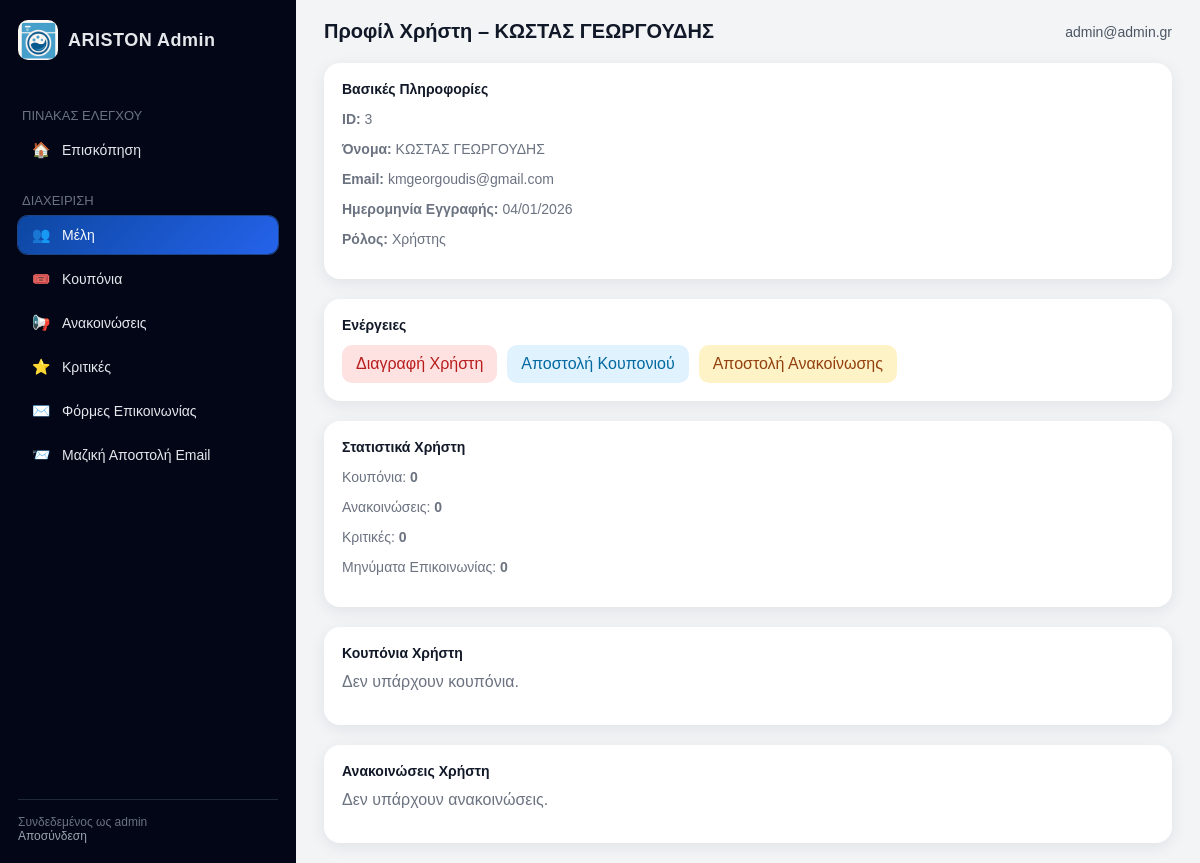
/admin/users/3 (signed in), run on the app's committed database.
### database.py (models this page shows)
class User(db.Model, UserMixin):
    id = db.Column(db.Integer, primary_key=True)
    fullname = db.Column(db.String(120), nullable=False)
    email = db.Column(db.String(120), unique=True, nullable=False)
    password = db.Column(db.String(200), nullable=False)
    created_at = db.Column(db.DateTime, default=datetime.utcnow)
    reset_code = db.Column(db.String(6), nullable=True)
    is_admin = db.Column(db.Boolean, default=False)
    name = db.Column(db.String(120))

### app.py (the view)
@app.route("/admin/users/<int:user_id>")
@login_required
def admin_user_profile(user_id):
    if not current_user.is_admin:
        return redirect("/")
    user = User.query.get(user_id)
    if not user:
        flash("Ο χρήστης δεν βρέθηκε.", "danger")
        return redirect("/admin/users")
    announcements = Announcement.query.filter(
        (Announcement.user_id == user.id) |
        (Announcement.user_id == None)
    ).order_by(Announcement.id.desc()).all()
    coupons = Coupon.query.filter_by(user_id=user.id).order_by(Coupon.id.desc()).all()
    return render_template(
        "admin/user_profile.html",
        user=user,
        announcements=announcements,
        coupons=coupons,
        active_page="users"
    )

### app.py (called while the page is built)
@login_manager.user_loader
def load_user(user_id):
    return User.query.get(int(user_id))

@app.context_processor
def inject_coming_soon_flag():
    return dict(show_coming_soon=True)

### templates/admin/user_profile.html (shortened to what this page needs)
{% extends "admin/layout.html" %}
{% set active_page = 'users' %}
{% block header_title %}
Προφίλ Χρήστη – {{ user.fullname or user.email }}
{% endblock %}
{% block content %}
<div class="admin-card" style="margin-bottom:20px;">
    <div class="admin-card-title">Βασικές Πληροφορίες</div>
    <div class="admin-card-text" style="margin-top:10px; font-size:14px;">
        <p><strong>ID:</strong> {{ user.id }}</p>
        <p><strong>Όνομα:</strong> {{ user.fullname or "-" }}</p>
        <p><strong>Email:</strong> {{ user.email }}</p>
        <p><strong>Ημερομηνία Εγγραφής:</strong>
            {{ user.created_at.strftime('%d/%m/%Y') if user.created_at else '-' }}
        </p>
        <p><strong>Ρόλος:</strong>
            {% if user.is_admin %}
                <span style="color:#0d47a1; font-weight:700;">Admin</span>
            {% else %}
                Χρήστης
            {% endif %}
        </p>
    </div>
</div>
<div class="admin-card" style="margin-bottom:20px;">
    <div class="admin-card-title">Ενέργειες</div>
    <div style="display:flex; gap:10px; margin-top:12px; flex-wrap:wrap;">
        <form action="/admin/users/{{ user.id }}/delete" method="POST"
              onsubmit="return confirm('Οριστική διαγραφή χρήστη;');">
            <button type="submit"
                style="padding:10px 14px; border:none; border-radius:10px; background:#fee2e2; color:#b91c1c; cursor:pointer;">
                Διαγραφή Χρήστη
            </button>
        </form>
        <a href="/admin/users/{{ user.id }}/coupon"
           style="padding:10px 14px; border-radius:10px; background:#e0f2fe; color:#0369a1; text-decoration:none;">
            Αποστολή Κουπονιού
        </a>
        <a href="/admin/users/{{ user.id }}/announcement"
           style="padding:10px 14px; border-radius:10px; background:#fef3c7; color:#92400e; text-decoration:none;">
            Αποστολή Ανακοίνωσης
        </a>
    </div>
</div>
<div class="admin-card">
    <div class="admin-card-title">Στατιστικά Χρήστη</div>
    <div class="admin-card-text" style="margin-top:10px; font-size:14px;">
        <p>Κουπόνια: <strong>{{ user.coupons|length }}</strong></p>
        <p>Ανακοινώσεις: <strong>{{ user.announcements|length }}</strong></p>
        <p>Κριτικές: <strong>{{ user.reviews|length if user.reviews else 0 }}</strong></p>
        <p>Μηνύματα Επικοινωνίας: <strong>{{ user.contact_messages|length if user.contact_messages else 0 }}</strong></p>
    </div>
</div>
<div class="admin-card" style="margin-top:20px;">
    <div class="admin-card-title">Κουπόνια Χρήστη</div>
    {% if user.coupons %}
        <div style="margin-top:12px;">
            {% for c in user.coupons %}
                <div style="padding:12px; border-bottom:1px solid #e5e7eb;">
                    <div style="font-size:15px; font-weight:700; color:#0d47a1;">
                        {{ c.title }} — {{ "%.2f"|format(c.amount or 0) }}€
                    </div>
                    <div style="font-size:14px; color:#374151; margin-top:4px;">
                        {{ c.description or "-" }}
                    </div>
                    <div style="font-size:12px; color:#6b7280; margin-top:6px;">
                        Από {{ c.start_date.strftime('%d/%m/%Y') }}
                        έως {{ c.end_date.strftime('%d/%m/%Y') }}
                    </div>
                    {% if c.used %}
                        <span style="display:inline-block; margin-top:8px; padding:4px 8px; background:#fee2e2; color:#b91c1c; border-radius:6px; font-size:12px;">
                            Χρησιμοποιήθηκε στις {{ c.used_at.strftime('%d/%m/%Y') }}
                        </span>
                    {% endif %}
                    <div style="display:flex; gap:8px; margin-top:10px;">
                        {% if not c.used %}
                        <form action="/admin/coupon/{{ c.id }}/use" method="POST">
                            <button type="submit"
                                style="padding:6px 10px; border:none; border-radius:8px; background:#d1fae5; color:#065f46; cursor:pointer; font-size:12px;">
                                Πραγματοποιήθηκε
                            </button>
                        </form>
                        {% endif %}
                        <form action="/admin/coupon/{{ c.id }}/delete" method="POST">
                            <button type="submit"
                                style="padding:6px 10px; border:none; border-radius:8px; background:#fee2e2; color:#b91c1c; cursor:pointer; font-size:12px;">
                                Διαγραφή
                            </button>
                        </form>
                    </div>
                </div>
            {% endfor %}
        </div>
    {% else %}
        <p style="margin-top:12px; color:#6b7280;">Δεν υπάρχουν κουπόνια.</p>
    {% endif %}
</div>
<div class="admin-card" style="margin-top:20px;">
    <div class="admin-card-title">Ανακοινώσεις Χρήστη</div>
    {% if user.announcements %}
        <div style="margin-top:12px;">
            {% for a in announcements %}
                <div style="padding:12px; border-bottom:1px solid #e5e7eb;">
                    <div style="font-size:15px; font-weight:700; color:#f59e0b;">
                        {{ a.title }}
                    </div>
                    <div style="font-size:14px; color:#374151; margin-top:4px;">
                        {{ a.description }}
                    </div>
                    <div style="font-size:12px; color:#6b7280; margin-top:6px;">
                        {{ a.date.strftime('%d/%m/%Y %H:%M') }}
                    </div>
                    <form action="/admin/announcement/{{ a.id }}/delete" method="POST" style="margin-top:8px;">
                        <button type="submit"
                            style="padding:6px 10px; border:none; border-radius:8px; background:#fee2e2; color:#b91c1c; cursor:pointer; font-size:12px;">
                            Διαγραφή
                        </button>
                    </form>
                </div>
            {% endfor %}
        </div>
    {% else %}
        <p style="margin-top:12px; color:#6b7280;">Δεν υπάρχουν ανακοινώσεις.</p>
    {% endif %}
</div>
{% endblock %}

### templates/admin/layout.html (shortened to what this page needs)
<!DOCTYPE html>
<html lang="el">
<head>
    <link rel="stylesheet" href="{{ url_for('static', filename='style.css') }}">
</head>
<body>
<div class="admin-wrapper">
    <aside class="admin-sidebar">
        <div class="admin-logo">
            <img src="{{ url_for('static', filename='images/logo3.png') }}" alt="ARISTON">
            <div class="admin-logo-text">ARISTON Admin</div>
        </div>
        <div class="admin-section-title">Πίνακας ελέγχου</div>
        <ul class="admin-menu">
            <li>
                <a href="/admin" class="admin-link {% if active_page == 'dashboard' %}active{% endif %}">
                    <span class="icon">🏠</span>
                    <span>Επισκόπηση</span>
                </a>
            </li>
        </ul>
        <div class="admin-section-title">Διαχείριση</div>
        <ul class="admin-menu">
            <li>
                <a href="/admin/users" class="admin-link {% if active_page == 'users' %}active{% endif %}">
                    <span class="icon">👥</span>
                    <span>Μέλη</span>
                </a>
            </li>
            <li>
                <a href="/admin/coupons" class="admin-link {% if active_page == 'coupons' %}active{% endif %}">
                    <span class="icon">🎟️</span>
                    <span>Κουπόνια</span>
                </a>
            </li>
            <li>
                <a href="/admin/announcements2" class="admin-link {% if active_page == 'announcements' %}active{% endif %}">
                    <span class="icon">📢</span>
                    <span>Ανακοινώσεις</span>
                </a>
            </li>
            <li>
                <a href="/admin/reviews" class="admin-link {% if active_page == 'reviews' %}active{% endif %}">
                    <span class="icon">⭐</span>
                    <span>Κριτικές</span>
                </a>
            </li>
            <li>
                <a href="/admin/messages" class="admin-link {% if active_page == 'messages' %}active{% endif %}">
                    <span class="icon">✉️</span>
                    <span>Φόρμες Επικοινωνίας</span>
                </a>
            </li>
            <li>
                <a href="/admin/bulk-email" class="admin-link {% if active_page == 'bulk_email' %}active{% endif %}">
                    <span class="icon">📨</span>
                    <span>Μαζική Αποστολή Email</span>
                </a>
</li>
        </ul>
        <div class="admin-footer">
            Συνδεδεμένος ως admin<br>
            <a href="/logout" style="color:#9ca3af; text-decoration:none;">Αποσύνδεση</a>
        </div>
    </aside>
    <main class="admin-main">
        <div class="admin-topbar">
            <div class="admin-top-title">
                {% block header_title %}{% endblock %}
            </div>
            <div class="admin-top-user">
                {{ current_user.email }}
            </div>
        </div>
        {% block content %}{% endblock %}
    </main>
</div>
</body>
</html>

### templates/style.css (style rules this page uses)
body { margin: 0; font-family: Arial, Helvetica, sans-serif; background: #ffffff; color: #333; }
img { max-width: 100%; height: auto; }
button, .btn { padding: 12px 20px; font-size: 1rem; border-radius: 10px; }
body, header, nav, .photo-block, .contact, footer { transition: background-color 0.3s ease, color 0.3s ease; }

### templates/admin/layout.html (style rules this page uses)
body { margin: 0; font-family: Arial, sans-serif; background: #0f172a; }
.admin-wrapper { display: flex; min-height: 100vh; }
.admin-sidebar { width: 260px; background: #020617; color: #e5e7eb; display: flex; flex-direction: column; padding: 20px 18px; box-shadow: 4px 0 18px rgba(0,0,0,0.45); }
.admin-logo { display: flex; align-items: center; gap: 10px; margin-bottom: 30px; }
.admin-logo img { width: 40px; height: 40px; border-radius: 10px; }
.admin-logo-text { font-size: 18px; font-weight: 800; letter-spacing: 0.5px; }
.admin-section-title { font-size: 13px; text-transform: uppercase; color: #6b7280; margin: 18px 0 8px; padding-left: 4px; }
.admin-menu { list-style: none; padding: 0; margin: 0; }
.admin-menu li { margin-bottom: 6px; }
.admin-link { display: flex; align-items: center; gap: 10px; padding: 10px 12px; border-radius: 10px; color: #e5e7eb; text-decoration: none; font-size: 14px; transition: 0.2s; }
.admin-link span.icon { width: 22px; text-align: center; font-size: 15px; }
.admin-link.active { background: linear-gradient(135deg, #0d47a1, #2563eb); box-shadow: 0 0 0 1px rgba(59,130,246,0.5); }
.admin-link.active span, .admin-link.active { color: #f9fafb; }
.admin-footer { margin-top: auto; font-size: 12px; color: #6b7280; padding-top: 15px; border-top: 1px solid #1f2937; }
.admin-main { flex: 1; background: #f3f4f6; padding: 20px 28px; }
.admin-topbar { display: flex; justify-content: space-between; align-items: center; margin-bottom: 20px; }
.admin-top-title { font-size: 20px; font-weight: 700; color: #111827; }
.admin-top-user { font-size: 14px; color: #4b5563; }
.admin-card { background: #ffffff; border-radius: 16px; padding: 18px; box-shadow: 0 4px 16px rgba(15,23,42,0.08); }
.admin-card-title { font-size: 14px; font-weight: 700; color: #111827; margin-bottom: 6px; }
.admin-card-text { font-size: 13px; color: #6b7280; }

### data on the page
User: fullname "ΚΩΣΤΑΣ ΓΕΩΡΓΟΥΔΗΣ", id "3", email "kmgeorgoudis@gmail.com", created_at "04/01/2026"
User: email "admin@admin.gr"

### other printed values
{{ user.coupons|length }} "0"
{{ user.announcements|length }} "0"
{{ user.reviews|length if user.reviews else 0 }} "0"
{{ user.contact_messages|length if user.contact_messages else 0 }} "0"
